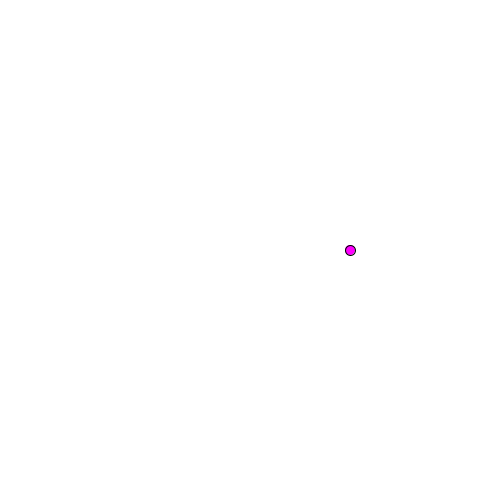
Frame 1 (no input)
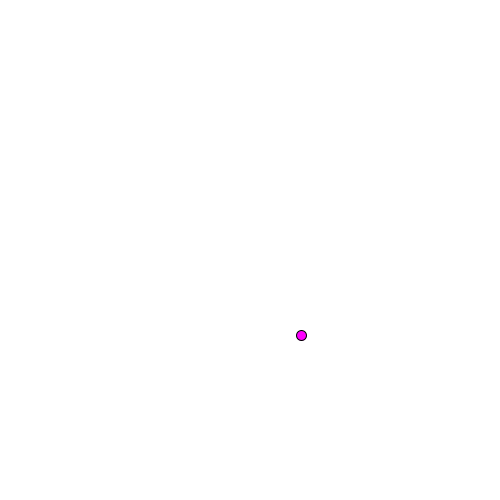
Frame 60 (the mouse pressed at the canvas centre just before this capture)
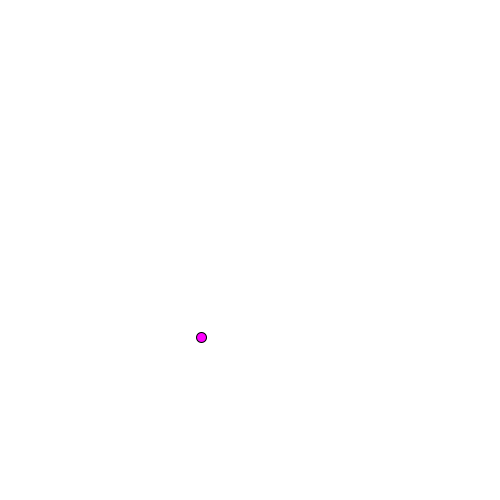
Frame 120 (the mouse held since frame 60 and released just before this capture)

The Processing sketch that drew these frames (run headless with seeded random() and noise(); from frame 60 on, the mouse is pressed at the canvas centre):

// Processing sketch: Graficar_circulo
// ── Graficar_circulo.pde
/*
void setup(){
  size(500,500); 
  noLoop();
}

void draw(){
  float x,y;
  float r =100;
  
  for (float i=0; i<=360;i++){
    x = r*cos(radians(i));
    y = r*sin(radians(i));
    circle(x+250,y+250,4);
  }
}*/

float i=0;
void setup(){
  size(500,500);
}

void draw(){
  background(255);
  float x, y;
  float r=100;
  x=r*cos(radians(i))+width/2;
  y=r*sin(radians(i))+height/2;
  fill(255,0,255);
  circle(x,y,10);
  i++;
}
